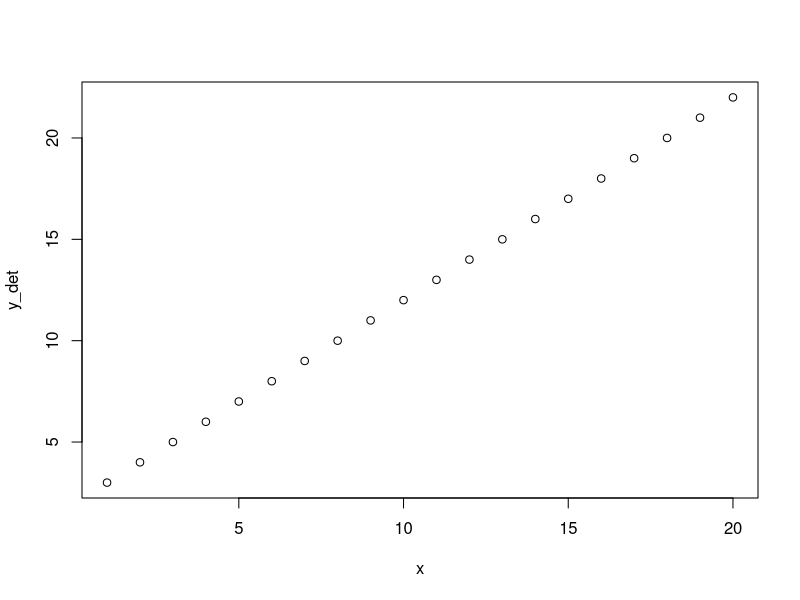
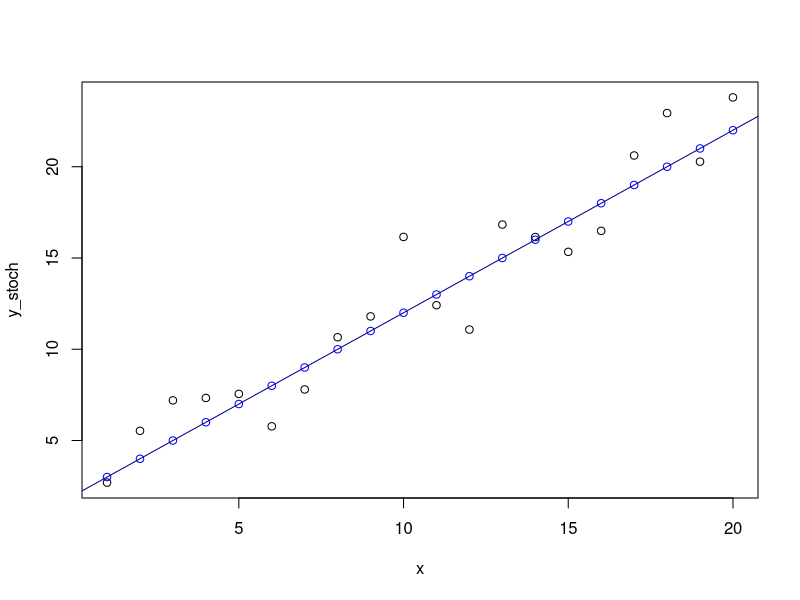
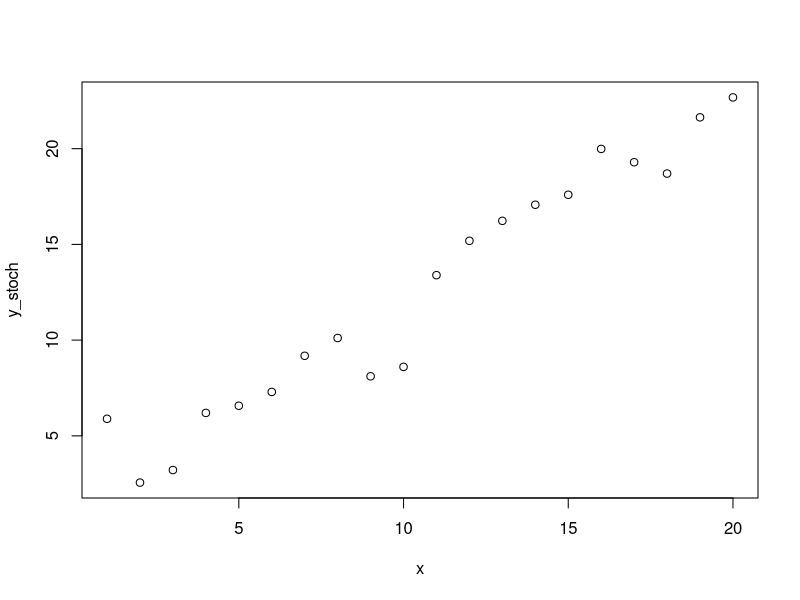
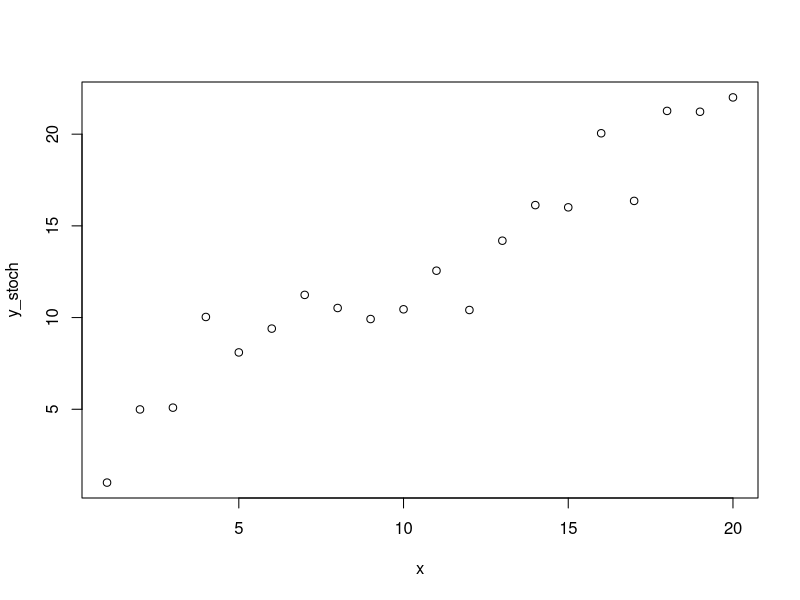
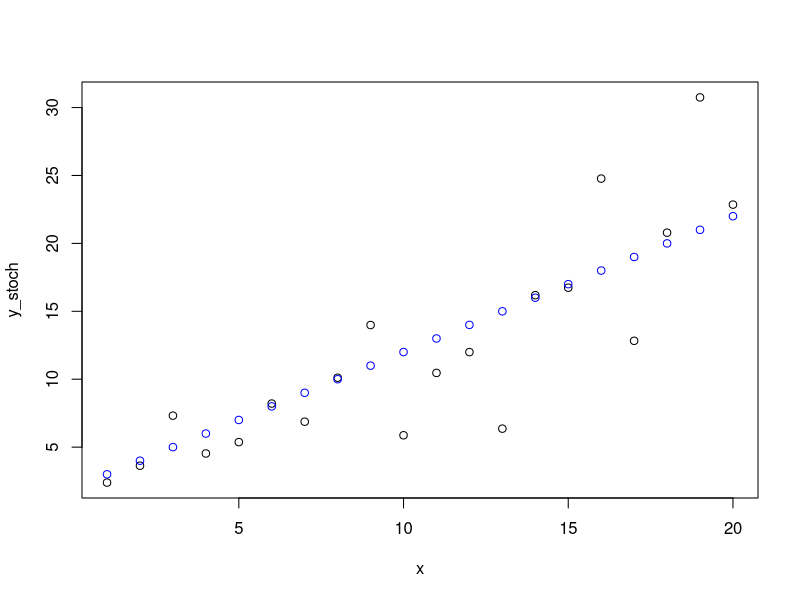
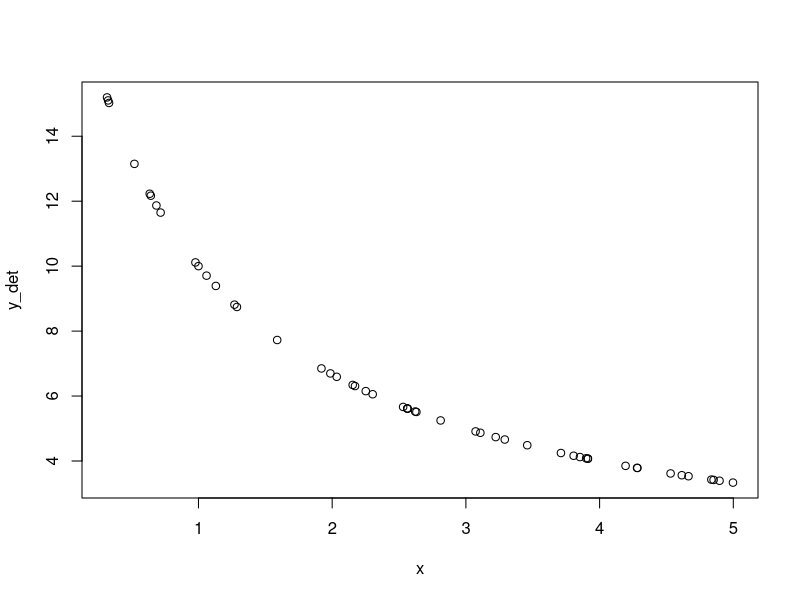
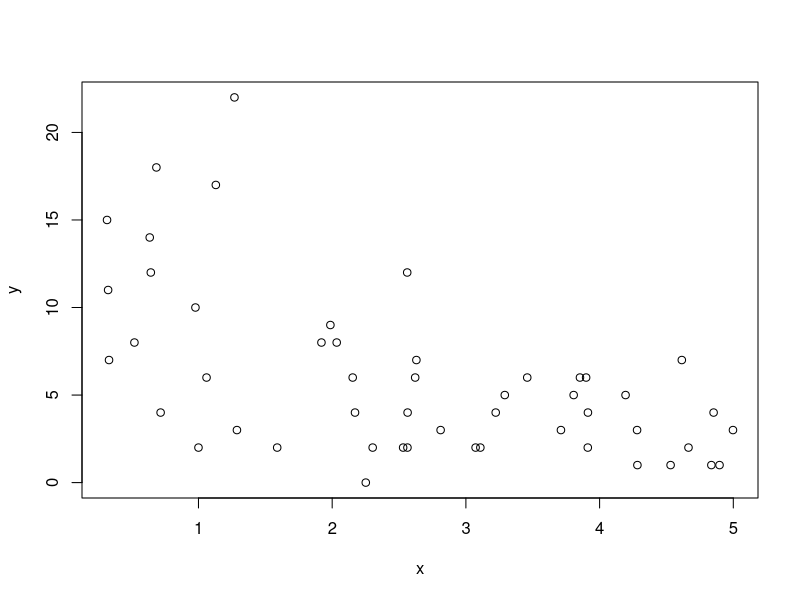
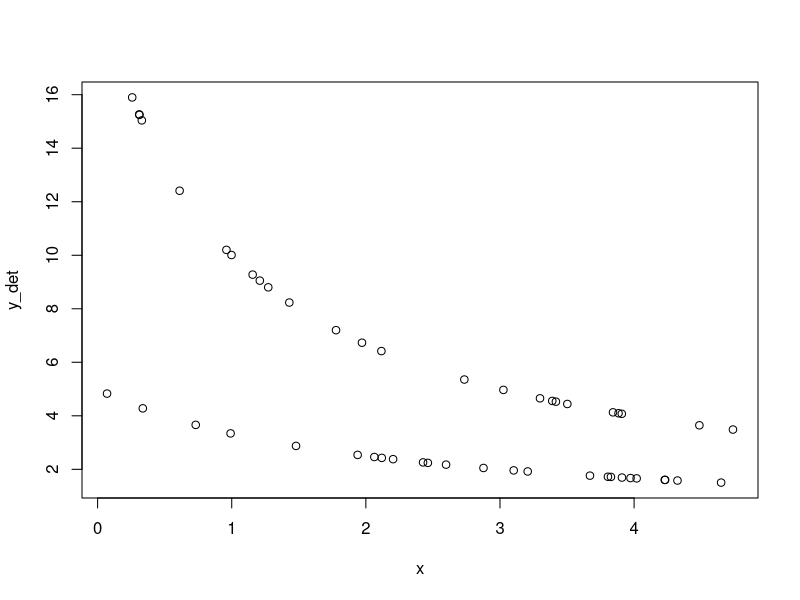

Source code (R) for these figures, in order:
# Chapter 5: Simulations and Power Analysis


# Basic example -----------------------------------------------------------

x <- 1:20
a <- 2
b <- 1

y_det <- a + b * x

plot(x = x,y = y_det)

# Add stochasiticty 

  y_stoch <- rnorm(n = 20, mean = y_det, sd = 2)
  
  plot(x=x, y=y_stoch)
  
  points(x,y_det,col="blue")
  abline(a = 2, b = 1,col="darkblue")

# Sample a few times to see stochasticity
  
  y_stoch <- rnorm(n = 20, mean = y_det, sd = 2)
  plot(x=x, y=y_stoch)
  
  y_stoch <- rnorm(n = 20, mean = y_det, sd = 2)
  plot(x=x, y=y_stoch)


# variance increases with mean --------------------------------------------

  x <- 1:20
  a <- 2
  b <- 1
  sd_multiplier = 0.3
  
  y_det <- a + b * x
  y_stoch <- rnorm(n = 20, mean = y_det, sd = y_det*sd_multiplier)
  
  plot(x=x, y=y_stoch)
  points(x,y_det,col="blue")
  

# negative binomial -------------------------------------------------------

  ?rnbinom
  # mu = mean
  # size = dispersion parameter
  
  
  a <- 20
  b <- 1
  k <- 5
  x <- runif(50, min=0, max=5)
  
  y_det <- a/(b+x)
  
  plot(x = x,y=y_det)
  
  y <- rnbinom(n = 50,mu = y_det,size = k)
  
  plot(x = x,y=y)  
  

# 2 categorical groups ------------------------------------------------------

g <- factor(rep(1:2,each=25))
  
  # alternatively, it may be easier to remember  
  g <- factor(rep(c(1,2),25))
  
a <- c(20,10)
b <- c(1,2)
k <- 5
x <- runif(50,min=0,max=5)

y_det <- a[g]/(b[g]+x)

plot(x = x,y=y_det)

y <- rnbinom(n = 50,size = k,mu = y_det)

plot(x = x, y = y)
plot(x = x, y = y, col = g)
plot(x = x, y = y, pch = as.numeric(g))

plot(x = x, y = y, col = g, pch=as.numeric(g))
points(x = x, y = y_det, col =g, pch = as.numeric(g)+15) #note the +15 bit only works in this specific case and isn't general to fill in the points

library(ggplot2)
ggplot(mapping = aes(x=x,y=y,colour = g))+
  geom_point()+
  geom_line(mapping = aes(x=x,y=y_det,colour = g))


# alternative approach to categorical groups ------------------------------

# Alterantively, it may be easier to keep all of the information in a single data frame

library(tidyverse)
library(ggplot2)

# Make a data.frame containing the chosen parameters

  species_parms <- 
    data.frame(species = c(1,2),
             a = c(20,10),
             b = c(1,2),
             k = 5)

# Make a data.frame containing random x draws for each species

  x_values_per_species <- 
    data.frame(species = rep(c(1,2),25),
               x = runif(50,min=0,max=5))

# Combine the two

  combined_data <-  x_values_per_species %>%
    left_join(species_parms)
  
# Make species a factor
  
  combined_data <- 
  combined_data %>%
    mutate(species = as.factor(species))

# Use mutate to calculate y_det
  
  combined_data <-
    combined_data %>%
      mutate(y_det = a/(b+x))
  
# Plot determinate bit
  
  ggplot(data = combined_data,
         mapping = aes(x=x,y=y_det,colour = species))+
    geom_point()
  
  
# Add stochastic bit:
  
  combined_data <-
  combined_data %>%
    rowwise() %>% # note this bit!
    mutate(y = rnbinom(n = 1,size = k,mu = y_det))

  
# Plot 

  ggplot(data = combined_data ,
         mapping = aes(x=x,y=y,colour = species))+
    geom_point()+ #these first three lines plot the points for the elements with stochasticity
    geom_line(mapping = aes(x=x,y=y_det,color=species)) #this adds a line for the determinate estimates
  






